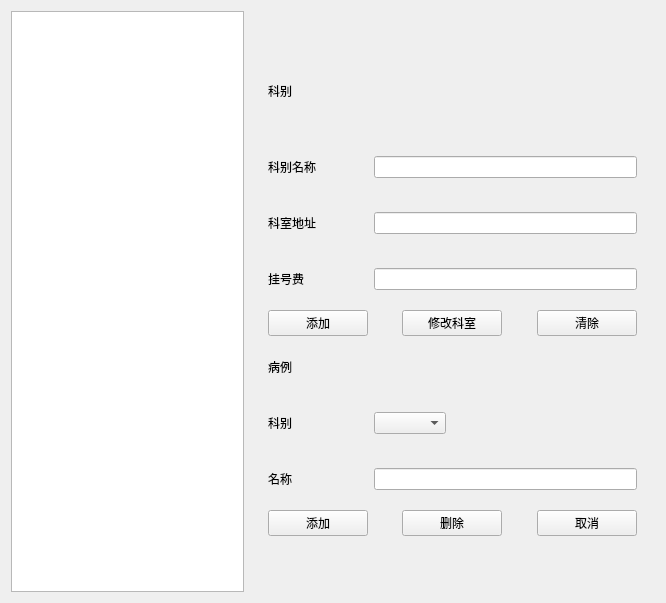
<?xml version="1.0" encoding="UTF-8"?>
<ui version="4.0">
 <class>DepartmentBtn</class>
 <widget class="QWidget" name="DepartmentBtn">
  <property name="geometry">
   <rect>
    <x>0</x>
    <y>0</y>
    <width>666</width>
    <height>603</height>
   </rect>
  </property>
  <property name="windowTitle">
   <string>Form</string>
  </property>
  <layout class="QHBoxLayout" name="horizontalLayout_9">
   <item>
    <widget class="QTreeView" name="treeView"/>
   </item>
   <item>
    <spacer name="horizontalSpacer_8">
     <property name="orientation">
      <enum>Qt::Horizontal</enum>
     </property>
     <property name="sizeHint" stdset="0">
      <size>
       <width>40</width>
       <height>20</height>
      </size>
     </property>
    </spacer>
   </item>
   <item>
    <layout class="QVBoxLayout" name="verticalLayout_2">
     <item>
      <layout class="QVBoxLayout" name="verticalLayout">
       <item>
        <spacer name="verticalSpacer">
         <property name="orientation">
          <enum>Qt::Vertical</enum>
         </property>
         <property name="sizeHint" stdset="0">
          <size>
           <width>20</width>
           <height>40</height>
          </size>
         </property>
        </spacer>
       </item>
       <item>
        <spacer name="verticalSpacer_3">
         <property name="orientation">
          <enum>Qt::Vertical</enum>
         </property>
         <property name="sizeHint" stdset="0">
          <size>
           <width>20</width>
           <height>40</height>
          </size>
         </property>
        </spacer>
       </item>
       <item>
        <widget class="QLabel" name="label">
         <property name="minimumSize">
          <size>
           <width>120</width>
           <height>50</height>
          </size>
         </property>
         <property name="text">
          <string>科别</string>
         </property>
        </widget>
       </item>
       <item>
        <spacer name="horizontalSpacer">
         <property name="orientation">
          <enum>Qt::Horizontal</enum>
         </property>
         <property name="sizeHint" stdset="0">
          <size>
           <width>40</width>
           <height>20</height>
          </size>
         </property>
        </spacer>
       </item>
       <item>
        <layout class="QHBoxLayout" name="horizontalLayout">
         <item>
          <widget class="QLabel" name="labelSectionName">
           <property name="minimumSize">
            <size>
             <width>100</width>
             <height>50</height>
            </size>
           </property>
           <property name="text">
            <string>科别名称</string>
           </property>
          </widget>
         </item>
         <item>
          <widget class="QLineEdit" name="lineEditSectionName"/>
         </item>
        </layout>
       </item>
       <item>
        <layout class="QHBoxLayout" name="horizontalLayout_2">
         <item>
          <widget class="QLabel" name="labelSectionAddress">
           <property name="minimumSize">
            <size>
             <width>100</width>
             <height>50</height>
            </size>
           </property>
           <property name="text">
            <string>科室地址</string>
           </property>
          </widget>
         </item>
         <item>
          <widget class="QLineEdit" name="lineEditSectionAddress"/>
         </item>
        </layout>
       </item>
       <item>
        <layout class="QHBoxLayout" name="horizontalLayout_7">
         <item>
          <widget class="QLabel" name="labelSectionMoney">
           <property name="minimumSize">
            <size>
             <width>100</width>
             <height>50</height>
            </size>
           </property>
           <property name="text">
            <string>挂号费</string>
           </property>
          </widget>
         </item>
         <item>
          <widget class="QLineEdit" name="lineEditSectionMoney"/>
         </item>
        </layout>
       </item>
       <item>
        <layout class="QHBoxLayout" name="horizontalLayout_8">
         <item>
          <widget class="QPushButton" name="btnCreate">
           <property name="sizePolicy">
            <sizepolicy hsizetype="Minimum" vsizetype="Fixed">
             <horstretch>0</horstretch>
             <verstretch>0</verstretch>
            </sizepolicy>
           </property>
           <property name="minimumSize">
            <size>
             <width>100</width>
             <height>0</height>
            </size>
           </property>
           <property name="text">
            <string>添加</string>
           </property>
          </widget>
         </item>
         <item>
          <spacer name="horizontalSpacer_4">
           <property name="orientation">
            <enum>Qt::Horizontal</enum>
           </property>
           <property name="sizeHint" stdset="0">
            <size>
             <width>40</width>
             <height>20</height>
            </size>
           </property>
          </spacer>
         </item>
         <item>
          <widget class="QPushButton" name="btnRevise">
           <property name="sizePolicy">
            <sizepolicy hsizetype="Minimum" vsizetype="Fixed">
             <horstretch>0</horstretch>
             <verstretch>0</verstretch>
            </sizepolicy>
           </property>
           <property name="minimumSize">
            <size>
             <width>100</width>
             <height>0</height>
            </size>
           </property>
           <property name="text">
            <string>修改科室</string>
           </property>
          </widget>
         </item>
         <item>
          <spacer name="horizontalSpacer_5">
           <property name="orientation">
            <enum>Qt::Horizontal</enum>
           </property>
           <property name="sizeHint" stdset="0">
            <size>
             <width>40</width>
             <height>20</height>
            </size>
           </property>
          </spacer>
         </item>
         <item>
          <widget class="QPushButton" name="btnClear">
           <property name="sizePolicy">
            <sizepolicy hsizetype="Minimum" vsizetype="Fixed">
             <horstretch>0</horstretch>
             <verstretch>0</verstretch>
            </sizepolicy>
           </property>
           <property name="minimumSize">
            <size>
             <width>100</width>
             <height>0</height>
            </size>
           </property>
           <property name="text">
            <string>清除</string>
           </property>
          </widget>
         </item>
        </layout>
       </item>
      </layout>
     </item>
     <item>
      <layout class="QVBoxLayout" name="verticalLayout_3">
       <item>
        <layout class="QHBoxLayout" name="horizontalLayout_6">
         <item>
          <widget class="QLabel" name="label_5">
           <property name="minimumSize">
            <size>
             <width>0</width>
             <height>50</height>
            </size>
           </property>
           <property name="text">
            <string>病例</string>
           </property>
          </widget>
         </item>
         <item>
          <spacer name="horizontalSpacer_3">
           <property name="orientation">
            <enum>Qt::Horizontal</enum>
           </property>
           <property name="sizeHint" stdset="0">
            <size>
             <width>40</width>
             <height>20</height>
            </size>
           </property>
          </spacer>
         </item>
        </layout>
       </item>
       <item>
        <layout class="QHBoxLayout" name="horizontalLayout_4">
         <item>
          <widget class="QLabel" name="label_6">
           <property name="minimumSize">
            <size>
             <width>100</width>
             <height>50</height>
            </size>
           </property>
           <property name="text">
            <string>科别</string>
           </property>
          </widget>
         </item>
         <item>
          <widget class="QComboBox" name="comboBoxCategory">
           <property name="currentText">
            <string/>
           </property>
          </widget>
         </item>
         <item>
          <spacer name="horizontalSpacer_2">
           <property name="orientation">
            <enum>Qt::Horizontal</enum>
           </property>
           <property name="sizeHint" stdset="0">
            <size>
             <width>40</width>
             <height>20</height>
            </size>
           </property>
          </spacer>
         </item>
        </layout>
       </item>
       <item>
        <layout class="QHBoxLayout" name="horizontalLayout_5">
         <item>
          <widget class="QLabel" name="label_7">
           <property name="minimumSize">
            <size>
             <width>100</width>
             <height>50</height>
            </size>
           </property>
           <property name="text">
            <string>名称</string>
           </property>
          </widget>
         </item>
         <item>
          <widget class="QLineEdit" name="lineEditSonName"/>
         </item>
        </layout>
       </item>
       <item>
        <layout class="QHBoxLayout" name="horizontalLayout_3">
         <item>
          <widget class="QPushButton" name="btnAdd">
           <property name="sizePolicy">
            <sizepolicy hsizetype="Minimum" vsizetype="Fixed">
             <horstretch>0</horstretch>
             <verstretch>0</verstretch>
            </sizepolicy>
           </property>
           <property name="minimumSize">
            <size>
             <width>100</width>
             <height>0</height>
            </size>
           </property>
           <property name="text">
            <string>添加</string>
           </property>
          </widget>
         </item>
         <item>
          <spacer name="horizontalSpacer_6">
           <property name="orientation">
            <enum>Qt::Horizontal</enum>
           </property>
           <property name="sizeHint" stdset="0">
            <size>
             <width>40</width>
             <height>20</height>
            </size>
           </property>
          </spacer>
         </item>
         <item>
          <widget class="QPushButton" name="btnDelete">
           <property name="sizePolicy">
            <sizepolicy hsizetype="Minimum" vsizetype="Fixed">
             <horstretch>0</horstretch>
             <verstretch>0</verstretch>
            </sizepolicy>
           </property>
           <property name="minimumSize">
            <size>
             <width>100</width>
             <height>0</height>
            </size>
           </property>
           <property name="text">
            <string>删除</string>
           </property>
          </widget>
         </item>
         <item>
          <spacer name="horizontalSpacer_7">
           <property name="orientation">
            <enum>Qt::Horizontal</enum>
           </property>
           <property name="sizeHint" stdset="0">
            <size>
             <width>40</width>
             <height>20</height>
            </size>
           </property>
          </spacer>
         </item>
         <item>
          <widget class="QPushButton" name="btnClose">
           <property name="sizePolicy">
            <sizepolicy hsizetype="Minimum" vsizetype="Fixed">
             <horstretch>0</horstretch>
             <verstretch>0</verstretch>
            </sizepolicy>
           </property>
           <property name="minimumSize">
            <size>
             <width>100</width>
             <height>0</height>
            </size>
           </property>
           <property name="text">
            <string>取消</string>
           </property>
          </widget>
         </item>
        </layout>
       </item>
       <item>
        <spacer name="verticalSpacer_4">
         <property name="orientation">
          <enum>Qt::Vertical</enum>
         </property>
         <property name="sizeHint" stdset="0">
          <size>
           <width>20</width>
           <height>40</height>
          </size>
         </property>
        </spacer>
       </item>
       <item>
        <spacer name="verticalSpacer_2">
         <property name="orientation">
          <enum>Qt::Vertical</enum>
         </property>
         <property name="sizeHint" stdset="0">
          <size>
           <width>20</width>
           <height>40</height>
          </size>
         </property>
        </spacer>
       </item>
      </layout>
     </item>
    </layout>
   </item>
   <item>
    <spacer name="horizontalSpacer_9">
     <property name="orientation">
      <enum>Qt::Horizontal</enum>
     </property>
     <property name="sizeHint" stdset="0">
      <size>
       <width>40</width>
       <height>20</height>
      </size>
     </property>
    </spacer>
   </item>
  </layout>
 </widget>
 <resources/>
 <connections/>
</ui>
